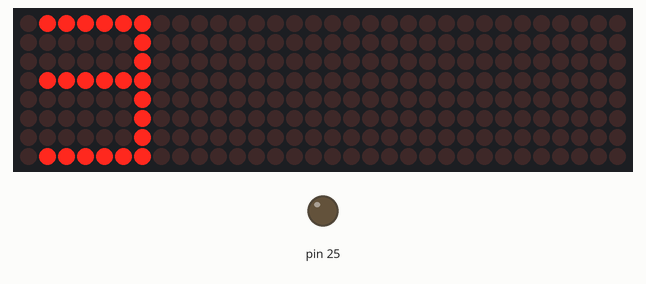
Recording of a sketch running on a simulated Arduino Mega 2560, built with avr-gcc and run on an emulated ATmega2560. Parts: 32×8 LED matrix, output pins drawn as LEDs (lit = HIGH). Wiring (inferred from the names in the program): 4 × MAX7219 LED driver (orientation assumed): data pin 24; clock pin 23; CS pin 22. Pins used as bus, display or sensor lines are not drawn.

Above: at 0.11 s.
At 0.77 s:
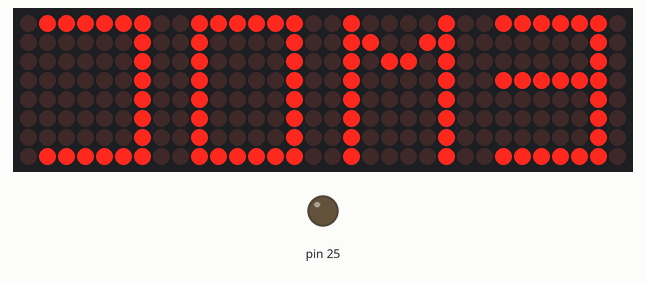
At 1.43 s:
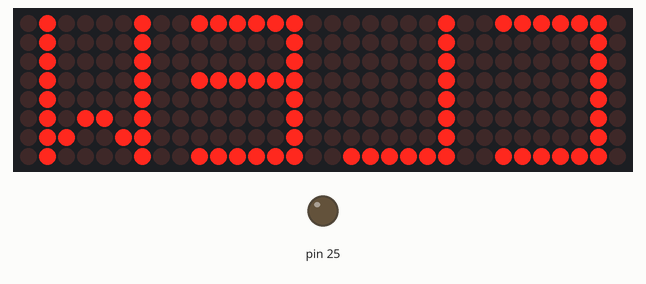
At 2.1 s:
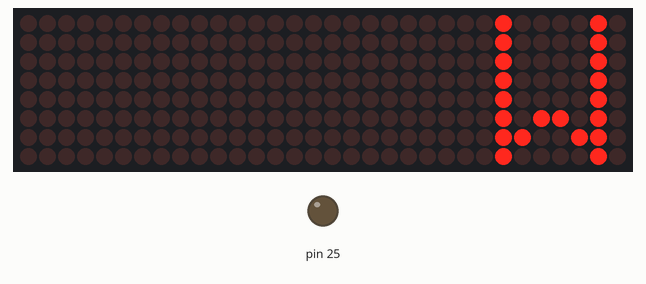
At 2.76 s:
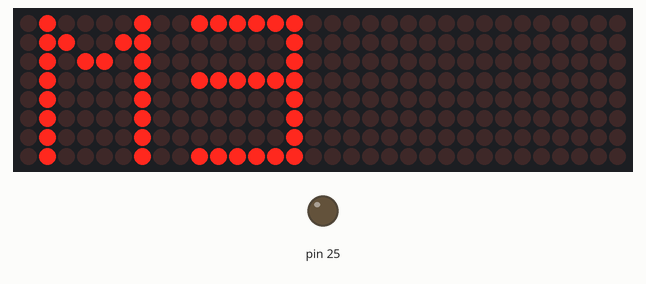

The sketch:

sketch.ino
```cpp
#include "etalvis.h"

void setup() {
  // put your setup code here, to run once:
  volatile char *ddrA = (char*)0x21;
  *ddrA = 0x0F;
  device_setup();
}

void loop() {
  // put your main code here, to run repeatedly:
  display();
}
```

etalvis.h
```cpp
void my_delay(void);
void send_4(uint8_t command1,uint8_t command2,uint8_t command3,uint8_t command4, uint8_t data1, uint8_t data2,uint8_t data3, uint8_t data4);
void device_setup(void);
void display(void);

volatile uint8_t *outA = (uint8_t *)0X22;

#define PORTA *outA
#define LOAD 0
#define CLOCK 1
#define DIN 2

uint8_t display_W[8] = {0x42,0x42,0x42,0x42,0x42,0x5a,0x66,0x42};
uint8_t display_E[8] = {0x7e,0x02,0x02,0x7e,0x02,0x02,0x02,0x7e};
uint8_t display_L[8] = {0x02,0x02,0x02,0x02,0x02,0x02,0x02,0x7e};
uint8_t display_C[8] = {0x7e,0x02,0x02,0x02,0x02,0x02,0x02,0x7e};
uint8_t display_O[8] = {0x7e,0x42,0x42,0x42,0x42,0x42,0x42,0x7e};
uint8_t display_M[8] = {0x42,0x66,0x5a,0x42,0x42,0x42,0x42,0x42};

void my_delay(long x)
{
    for(volatile long i = 0; i<x; i++);
}

void send_4(uint8_t command1,uint8_t command2,uint8_t command3,uint8_t command4, uint8_t data1, uint8_t data2,uint8_t data3, uint8_t data4)
{
  PORTA &= ~(1 << LOAD);
  for(long i = 7; i>=0; i--)
  {
    PORTA &= ~(1 << CLOCK);
    if(command1 & (1 << i))
    {
      PORTA |= (1 << DIN);
    }
    else
    {
      PORTA &= ~(1 << DIN);
    }
    PORTA |= (1 << CLOCK);
  }

  for( long j = 7; j>=0; j--)
  {
    PORTA &= ~(1 << CLOCK);
    if( data1 & (1 << j))
    {
      PORTA |= (1 << DIN);
    }else{
      PORTA &= ~(1 << DIN);
    }
    PORTA |= (1 << CLOCK);
  }

  for(long i = 7; i>=0; i--)
  {
    PORTA &= ~(1 << CLOCK);
    if(command2 & (1 << i))
    {
      PORTA |= (1 << DIN);
    }
    else
    {
      PORTA &= ~(1 << DIN);
    }
    PORTA |= (1 << CLOCK);
  }

  for( long j = 7; j>=0; j--)
  {
    PORTA &= ~(1 << CLOCK);
    if( data2 & (1 << j))
    {
      PORTA |= (1 << DIN);
    }else{
      PORTA &= ~(1 << DIN);
    }
    PORTA |= (1 << CLOCK);
  }

  for(long i = 7; i>=0; i--)
  {
    PORTA &= ~(1 << CLOCK);
    if(command3 & (1 << i))
    {
      PORTA |= (1 << DIN);
    }
    else
    {
      PORTA &= ~(1 << DIN);
    }
    PORTA |= (1 << CLOCK);
  }

  for( long j = 7; j>=0; j--)
  {
    PORTA &= ~(1 << CLOCK);
    if( data3 & (1 << j))
    {
      PORTA |= (1 << DIN);
    }else{
      PORTA &= ~(1 << DIN);
    }
    PORTA |= (1 << CLOCK);
  }

  for(long i = 7; i>=0; i--)
  {
    PORTA &= ~(1 << CLOCK);
    if(command4 & (1 << i))
    {
      PORTA |= (1 << DIN);
    }
    else
    {
      PORTA &= ~(1 << DIN);
    }
    PORTA |= (1 << CLOCK);
  }

  for( long j = 7; j>=0; j--)
  {
    PORTA &= ~(1 << CLOCK);
    if( data4 & (1 << j))
    {
      PORTA |= (1 << DIN);
    }else{
      PORTA &= ~(1 << DIN);
    }
    PORTA |= (1 << CLOCK);
  }


  PORTA |= (1 << LOAD);
}

void device_setup(){
  send_4(0x0F,0x0F,0x0F,0x0F, 0x00, 0x00,0x00,0x00);  // Display test off
  send_4(0x0C,0x0C,0x0C,0x0C, 0x01, 0x01, 0x01, 0x01);  // Shutdown off
  send_4(0x0B,0x0B,0x0B,0x0B,0x07, 0x07,0x07, 0x07);  // Scan limit = 8 digits
  send_4(0x0A,0x0A,0x0A,0x0A, 0x08, 0x08, 0x08, 0x08);  // Brightness
  send_4(0x09,0x09,0x09,0x09, 0x00, 0x00, 0x00, 0x00);  // No decode

  for (int i = 1; i <= 8; i++){
    send_4(i,i,i,i,0x00,0x00,0x00, 0x00);  // Clear all digits
  }
}

void display() {
  for(int i = 1; i<=8; i++){
    send_4(i,i,i,i,display_E[i-1],0,0,0);
  }
  my_delay(100000);
  for(int i = 1; i<=8; i++){
    send_4(i,i,i,i,display_M[i-1],display_E[i-1],0,0);
  }
  my_delay(100000);
  for(int i = 1; i<=8; i++){
    send_4(i,i,i,i,display_O[i-1],display_M[i-1],display_E[i-1],0);
  }
  my_delay(100000);
  for(int i = 1; i<=8; i++){
    send_4(i,i,i,i,display_C[i-1],display_O[i-1],display_M[i-1],display_E[i-1]);
  }
  my_delay(100000);
  for(int i = 1; i<=8; i++){
    send_4(i,i,i,i,display_L[i-1],display_C[i-1],display_O[i-1],display_M[i-1]);
  }
  my_delay(100000);
  for(int i = 1; i<=8; i++){
    send_4(i,i,i,i,display_E[i-1],display_L[i-1],display_C[i-1],display_O[i-1]);
  }
  my_delay(100000);
  for(int i = 1; i<=8; i++){
    send_4(i,i,i,i,display_W[i-1],display_E[i-1],display_L[i-1],display_C[i-1]);
  }
  my_delay(100000);
  for(int i = 1; i<=8; i++){
    send_4(i,i,i,i,0,display_W[i-1],display_E[i-1],display_L[i-1]);
  }
  my_delay(100000);
  for(int i = 1; i<=8; i++){
    send_4(i,i,i,i,0,0,display_W[i-1],display_E[i-1]);
  }
  my_delay(100000);
  for(int i = 1; i<=8; i++){
    send_4(i,i,i,i,0,0,0,display_W[i-1]);
  }
  my_delay(100000);
  for (int i = 1; i <= 8; i++){
    send_4(i,i,i,i,0x00,0x00,0x00, 0x00);  // Clear all digits
  }
  my_delay(100000);
}
```

Measured:
- by itself, everything shown: repeats every 2.4 s, in 11 steps
